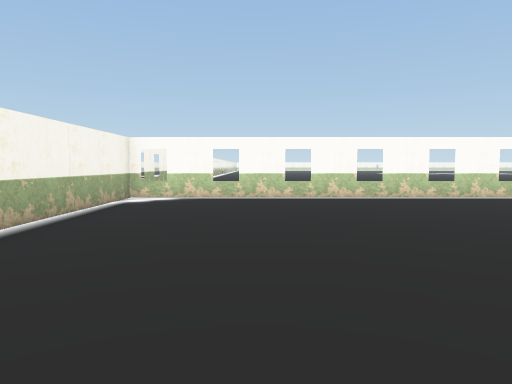
View 1 (above)

17 first-person views from a walk through a scene from a Unity 3-D project. The camera is 1.3 m above the floor, tilts 4° down and sees 70° across. Doors are open. The floor is counted in squares, 2 m on a side. Each view is taken from the middle of a square. On the plan, view 1 faces up. The plan holds only what a view shows up to about 11 squares ahead; the rest is blank. The place goes on beyond the plan. Some surface patterns are stand-ins.

View 2
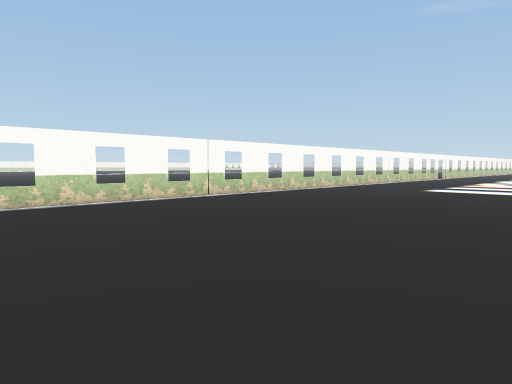

View 3
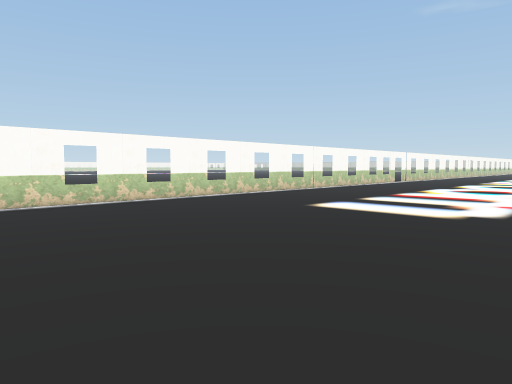

View 4
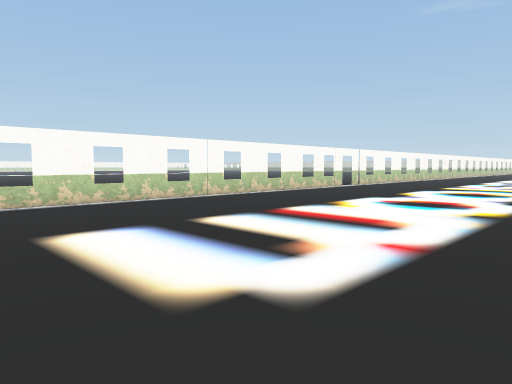

View 5
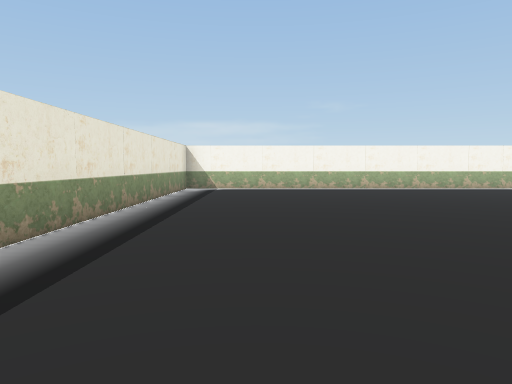

View 6
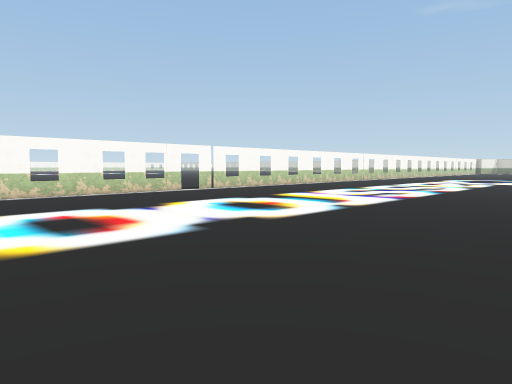

View 7
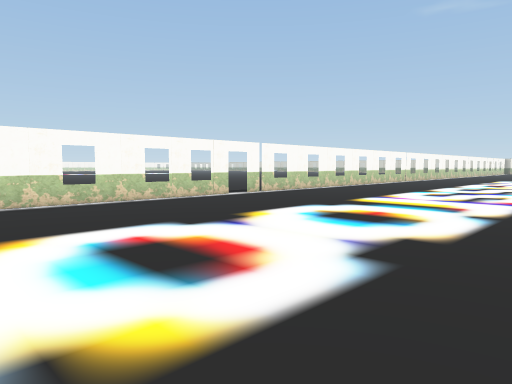

View 8
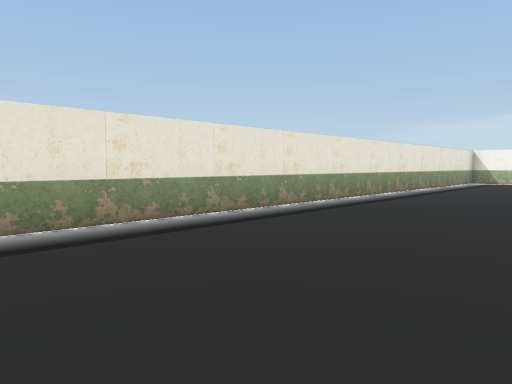

View 9
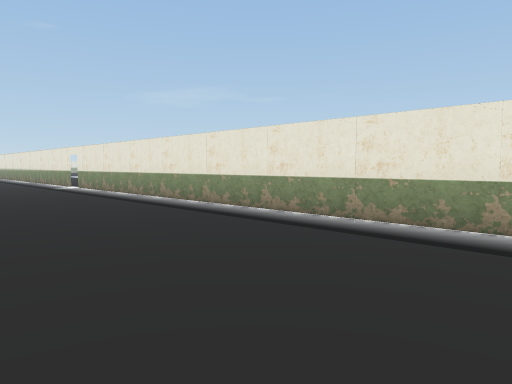

View 10
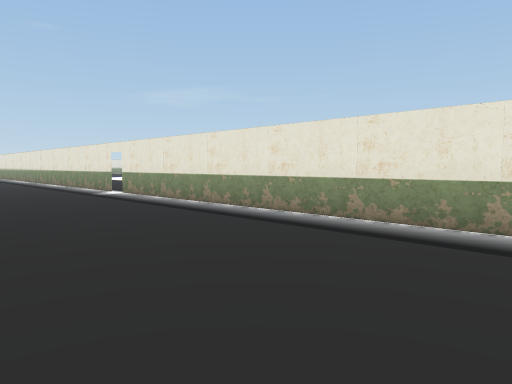

View 11
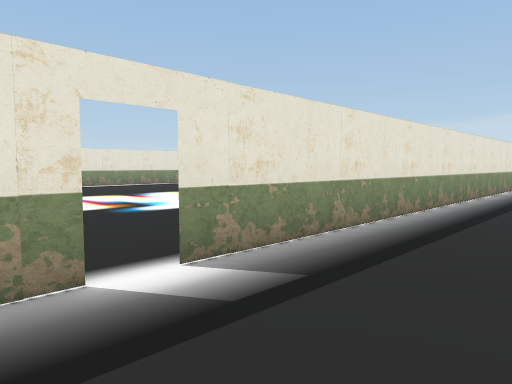

View 12
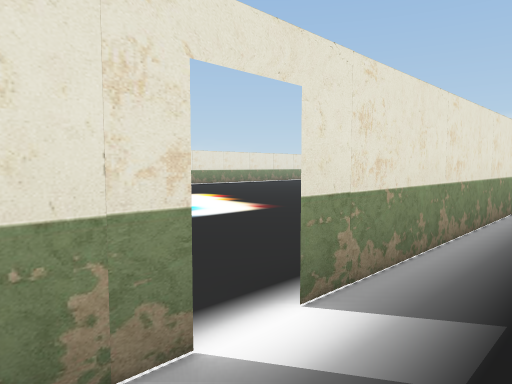

View 13
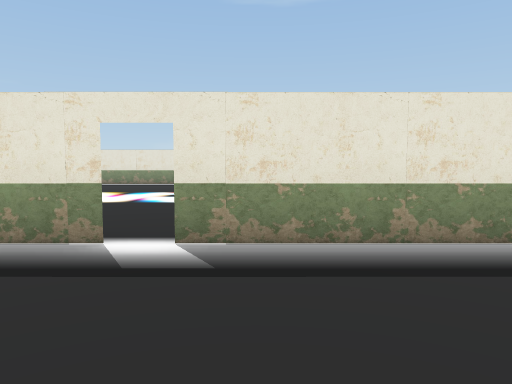

View 14
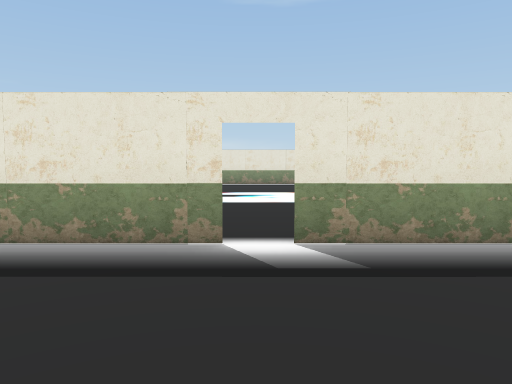

View 15
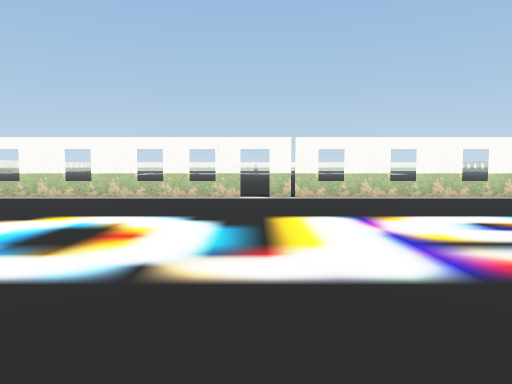

View 16
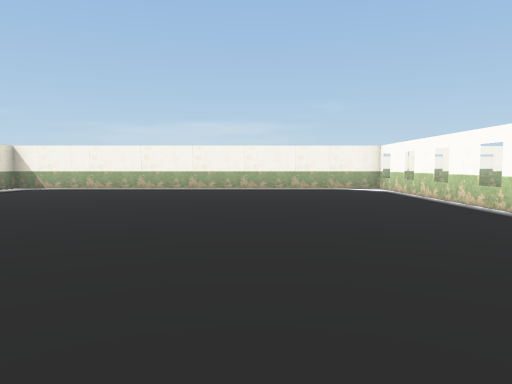

View 17
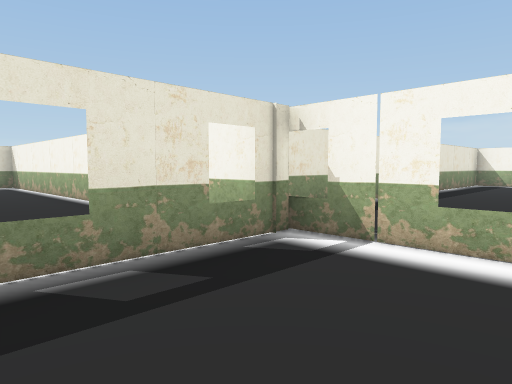

### Floor plan
Points are (right, up) in squares from view 1. A wall is a line through its corners. A room is listed if a view was taken in it or the views show most of it. See-through windows are left out.
Room 1 (views 1, 2, 3, 4, 5, 6, 7, 8, 9, 10, 11, 12, 13, 14, 15, 16)
walls: (20.8, 7.6) (-2.6, 7.6) (-2.6, -3) (20.8, -3); (21.2, -3) (23.5, -3); (23.5, 7.6) (21.2, 7.6)
ways out: opening at (21, 8) to room 2; opening at (21, -3)
Room 2 (view 17)
walls: (-2.9, 11.4) (-2.9, 7.6) (-0.4, 7.6)
ways out: opening at (21, 8) to room 1

Positions as (right, up) in squares from view 1, and headings:
1: (0, 0), facing up
2: (1, 1), facing up-right
3: (6, 1), facing up-right
4: (10, 1), facing up-right
5: (8, -1), facing left
6: (15, -1), facing up-right
7: (15, 1), facing up-right
8: (13, 1), facing down-left
9: (9, 1), facing down-right
10: (12, 1), facing down-right
11: (22, -1), facing down-left
12: (22, -2), facing down-left
13: (20, 0), facing down
14: (21, 0), facing down
15: (21, 0), facing up
16: (8, 4), facing left
17: (0, 10), facing down-left
